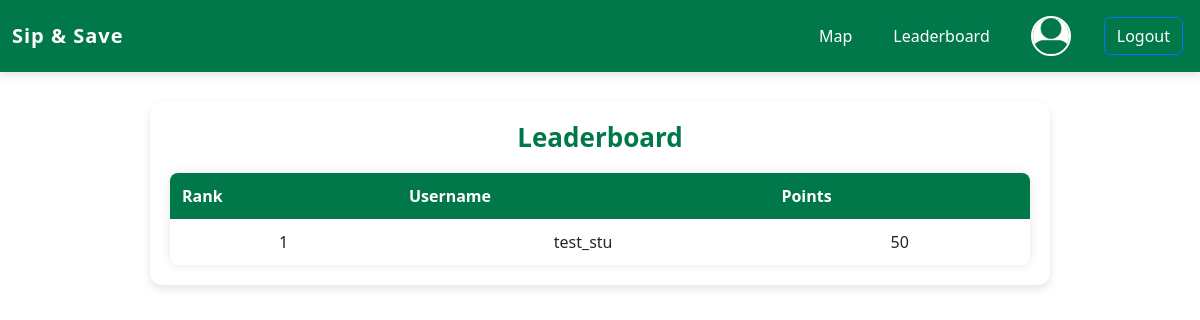
/envapp/leaderboard/ (signed in), run on an earlier commit of the app's database.
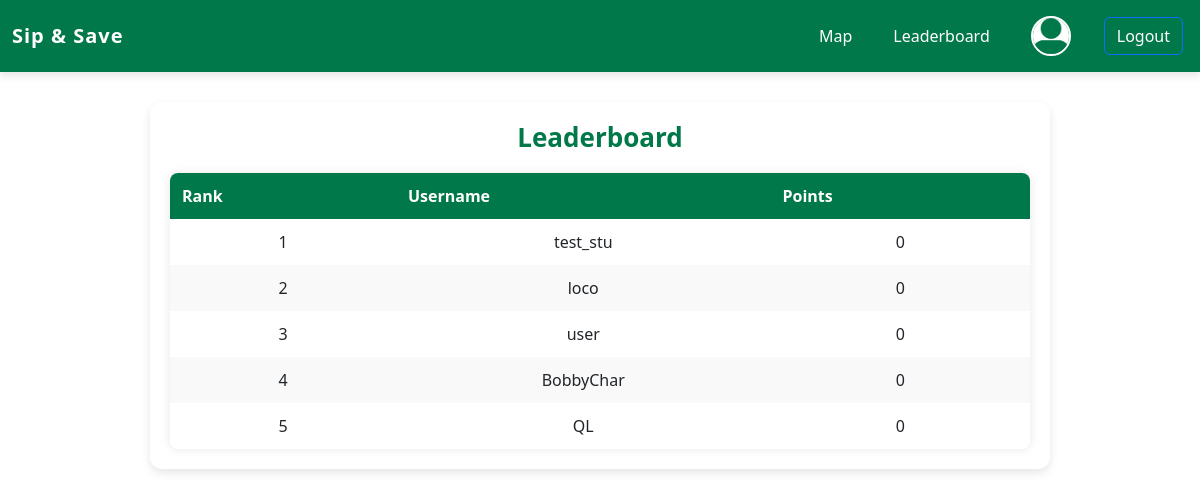
And on a later commit of the database.
### envapp/models.py (models this page shows, shortened)
class UserTable(AbstractUser):
    role = models.CharField(max_length=30, default='user')
    points = models.IntegerField(default=0)
    referral_code = models.CharField(
        max_length=10, blank=True, null=True, unique=True)
    profile_picture = models.ImageField(
        upload_to='profile_pics/', blank=True, null=True)

### envapp/views.py (the view)
# urls.py: path("leaderboard/", views.leaderboard, name="leaderboard"),
@login_required
def leaderboard(request):
    users = UserTable.objects.filter(role='user').order_by('-points')
    return render(request, 'envapp/leaderboard.html', {'users': users})

### envapp/templates/envapp/leaderboard.html (shortened to what this page needs)
{% include 'envapp/navbar.html' %}
{% load static %}
{% block content %}
<!DOCTYPE html>
<html>
<head>
    <link rel="stylesheet" href="{% static 'css/style.css' %}">
    <link rel="stylesheet" href="https://cdn.jsdelivr.net/npm/bootstrap@5.3.0/dist/css/bootstrap.min.css">
</head>
<body>
    <div class="leaderboard-container">
        <h2 class="leaderboard-title">Leaderboard</h2>
        {% if users.exists %}
        <table class="leaderboard-table">
            <thead>
                <tr>
                    <th>Rank</th>
                    <th>Username</th>
                    <th>Points</th>
                </tr>
            </thead>
            <tbody>
                {% for user in users %}
                <tr>
                    <td>{{ forloop.counter }}</td>
                    <td>{{ user.username }}</td>
                    <td>{{ user.points }}</td>
                </tr>
                {% endfor %}
            </tbody>
        </table>
        {% else %}
        <p class="no-users">No users have earned points yet.</p>
        {% endif %}
    </div>
</body>
</html>
{% endblock %}

What changed in the data, as far as the page shows it:
changed UserTable "test_stu": points "50" → "0"
added UserTable: username "loco", points "0"
added UserTable: username "user", points "0"
now on this page (row edited): UserTable: username "BobbyChar", points "0"
now on this page (row edited): UserTable: username "QL", points "0"
